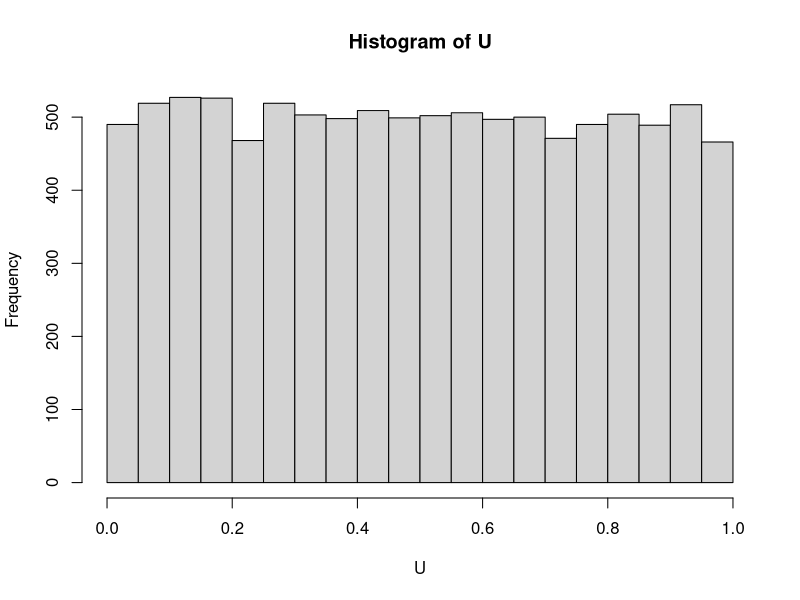
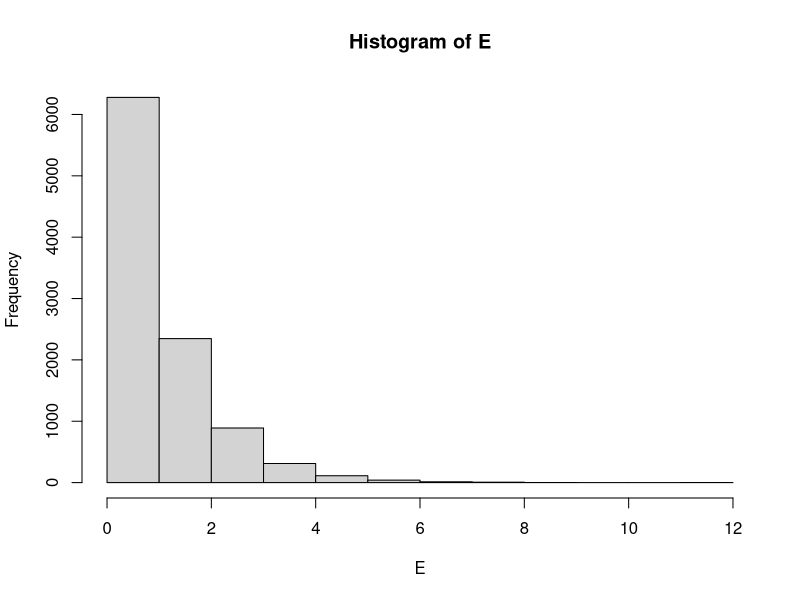
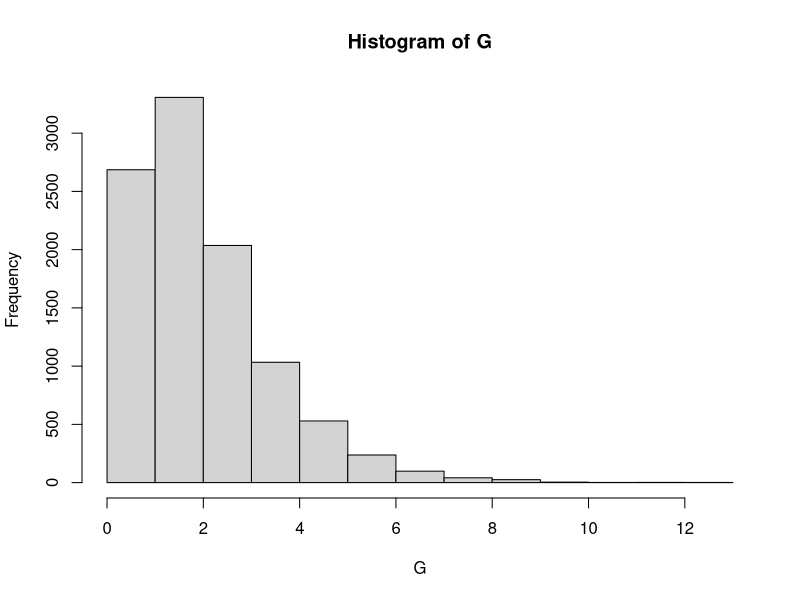
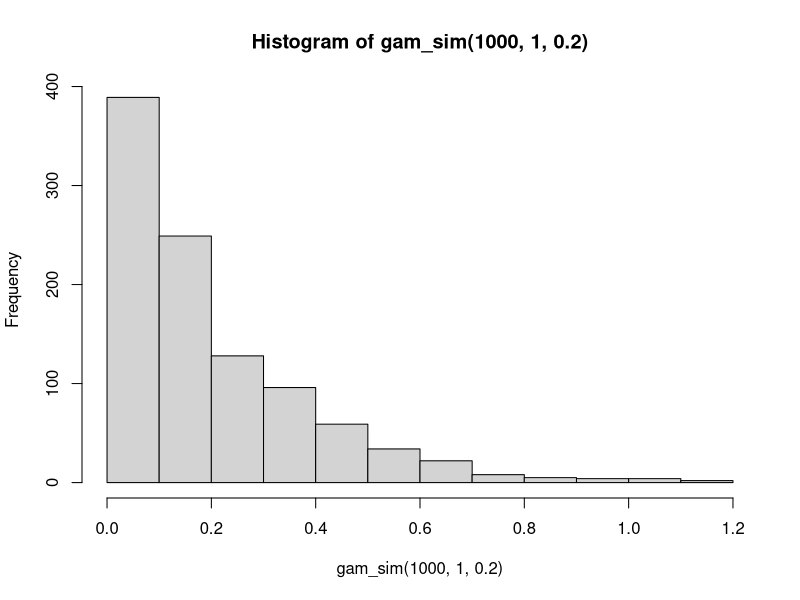
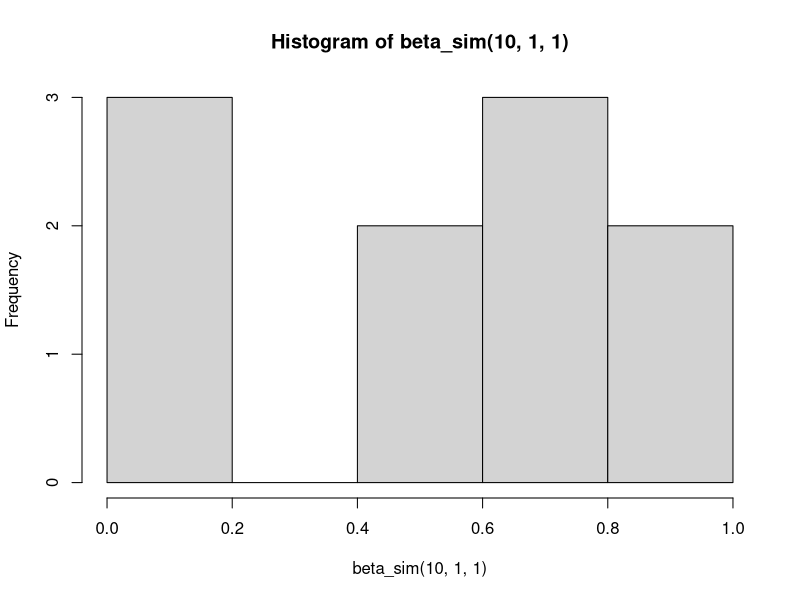

Generate these figures, in order, with R:
# starting with uniform(0,1) simulation
n <- 100
x <- runif(n)

# imlementing inverse method to simulate exponential
# 1. generate U(0,1)
# 2. x = -(1/lambda)*log(U)
n <- 10^4
U <- runif(n)
E <- -log(U) # exp(1) dist
hist(U)
hist(E)

# bernoulli(p) using inverse method
# 1. generate U(0,1)
# 2. x = 0 if U < 1-p and x = 1 if U > 1-p
p <- 0.25
U <- runif(n)
x <- ifelse(U < 1 - p, 0, 1)
X <- ifelse(U < 1 - p, 0, 1)
mean(X == 1) # gives p

# transformation method
# simulate gamma(alpha, beta) alpha --> integer
n <- 10^4
alpha <- 2
beta <- 1
U <- matrix(runif(alpha*n), nrow = alpha, ncol = n)
E <- -log(U) # exp(1)
G <- beta*colSums(E)
hist(G)

# make a function to simulate gammas
gam_sim <- function(n, alpha, beta){
  if (floor(alpha) != alpha) {
    stop('alpha parameter must be an integer')
  }
  
  U <- matrix(runif(alpha*n), alpha, n)
  E <- -log(U)
  return(beta*colSums(E))
}

hist(gam_sim(1000, 1, 0.2))

# simulate beta distribution using a transformation of uniforms
beta_sim <- function(n, a, b){
  U <- matrix(runif(n*(a+b)), a+b, n)
  E <- -log(U)
  numer <- colSums(matrix(E[1:a, ], nrow=a)) # creating the ratio of n_sim cols by rows a, b
  denom <- colSums(E)
  return(numer/denom)
}

hist(beta_sim(10, 1, 1))

# accept-reject algorithm 
# simulate gamma(alpha, beta) from gamma(a, b)
alpha <- 2.5
beta <- 2

# instrumental density gamma(a, b)
a <- floor(alpha)
b <- a*beta/alpha
M <- (beta^alpha)*(b^(-a))*(((alpha-a)/(beta-b))^(alpha-a))*exp(a-alpha)

bound <- function(M, x){
  z <- dgamma(x, shape = alpha, scale = (1/beta))/(M*dgamma(x, shape = a, scale = (1/b))) # AR ratio
  return(z)
}

# implementation of AR
# 1. simulate from instrument and U(0,1)
x <- gam_sim(1, a, b)
u <- runif(1)
y <- ifelse(u <= bound(M, x), x, NaN)

AR_gam_sim <- function(n){
  AR_vec <- c()
  for (i in 1:n){
    x <- gam_sim(1, a, b)
    u <- runif(1)
    y <- ifelse(u <= bound(M, x), x, NaN)
    AR_vec[i] <- y
  }
  return(AR_vec[!is.nan(AR_vec)])
}

AR_gam_sim(10)

# for a target sample we modify with while AR_vec < n continue
AR_gam_sim <- function(n){
  AR_vec <- c()
  while (length(AR_vec) < n){
    x <- gam_sim(1, a, b)
    u <- runif(1)
    y <- ifelse(u <= bound(M, x), x, NaN)
    if (!is.nan(y) == T){
      AR_vec <- c(AR_vec, y)
    }
  }
  return(AR_vec[!is.nan(AR_vec)])
}
